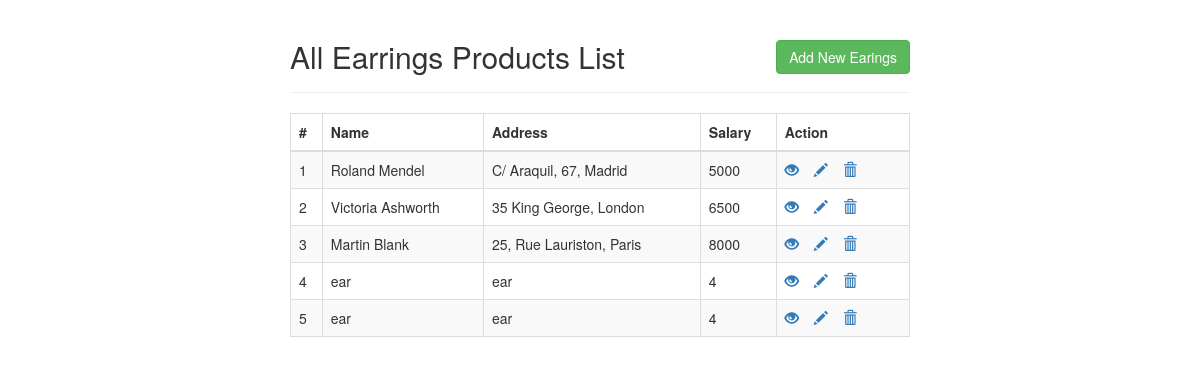
/products/earrings/view-earrings-list.php (signed in), run on the app's committed database.
### tables this page shows
CREATE TABLE `earrings` (
  `id` int(11) NOT NULL,
  `name` varchar(100) NOT NULL,
  `address` varchar(255) NOT NULL,
  `salary` int(10) NOT NULL
);

### products/earrings/view-earrings-list.php (the view, shortened to what this page needs)
<!DOCTYPE html>
<html lang="en">
<head>
    <link rel="stylesheet" href="https://maxcdn.bootstrapcdn.com/bootstrap/3.3.7/css/bootstrap.css">
</head>
<body>
    <div class="wrapper">
        <div class="container-fluid">
            <div class="row">
                <div class="col-md-12">
                    <div class="page-header clearfix">
                        <h2 class="pull-left">All Earrings Products List</h2>
                        <a href="create.php" class="btn btn-success pull-right">Add New Earings</a>
                    </div>
                    <?php
                    require_once "../../config.php";
                    $sql = "SELECT * FROM earrings";
                    if($result = mysqli_query($link, $sql)){
                        if(mysqli_num_rows($result) > 0){
                            echo "<table class='table table-bordered table-striped'>";
                                echo "<thead>";
                                    echo "<tr>";
                                        echo "<th>#</th>";
                                        echo "<th>Name</th>";
                                        echo "<th>Address</th>";
                                        echo "<th>Salary</th>";
                                        echo "<th>Action</th>";
                                    echo "</tr>";
                                echo "</thead>";
                                echo "<tbody>";
                                while($row = mysqli_fetch_array($result)){
                                    echo "<tr>";
                                        echo "<td>" . $row['id'] . "</td>";
                                        echo "<td>" . $row['name'] . "</td>";
                                        echo "<td>" . $row['address'] . "</td>";
                                        echo "<td>" . $row['salary'] . "</td>";
                                        echo "<td>";
                                            echo "<a href='read.php?id=". $row['id'] ."' title='View Record' data-toggle='tooltip'><span class='glyphicon glyphicon-eye-open'></span></a>";
                                            echo "<a href='update.php?id=". $row['id'] ."' title='Update Record' data-toggle='tooltip'><span class='glyphicon glyphicon-pencil'></span></a>";
                                            echo "<a href='delete.php?id=". $row['id'] ."' title='Delete Record' data-toggle='tooltip'><span class='glyphicon glyphicon-trash'></span></a>";
                                        echo "</td>";
                                    echo "</tr>";
                                }
                                echo "</tbody>";
                            echo "</table>";
                        } else{
                            echo "<p class='lead'><em>No records were found.</em></p>";
                        }
                    } else{
                        echo "ERROR: Could not able to execute $sql. " . mysqli_error($link);
                    }
                    ?>
                </div>
            </div>
        </div>
    </div>
</body>
</html>

### products/earrings/view-earrings-list.php (style rules this page uses)
.wrapper { width: 650px; margin: 0 auto; }
.page-header h2 { margin-top: 0; }
table tr td:last-child a { margin-right: 15px; }

### data on the page
earrings: id "1", name "Roland Mendel", address "C/ Araquil, 67, Madrid", salary "5000"
earrings: id "2", name "Victoria Ashworth", address "35 King George, London", salary "6500"
earrings: id "3", name "Martin Blank", address "25, Rue Lauriston, Paris", salary "8000"
earrings: id "4", name "ear", address "ear", salary "4"
earrings: id "5", name "ear", address "ear", salary "4"
